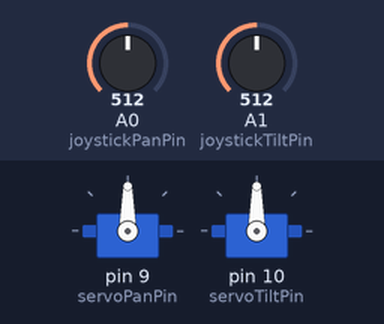
Recording of a sketch running on a simulated Arduino Uno, built with avr-gcc and run on an emulated ATmega328P. Parts: 2 × servo. Inputs (shaded band) come from the test bench; at power-on: A0 (joystickPanPin) = 512, A1 (joystickTiltPin) = 512.

Above: at 1.2 s.
1.3 s: A0 (joystickPanPin) set to 559
2.8 s: A0 (joystickPanPin) set to 580
At 3.38 s:
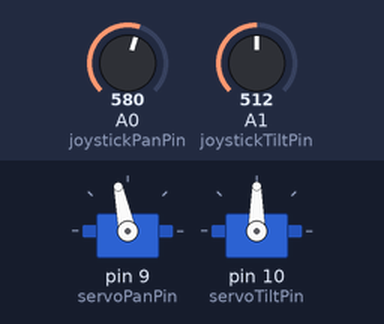
At 4.29 s:
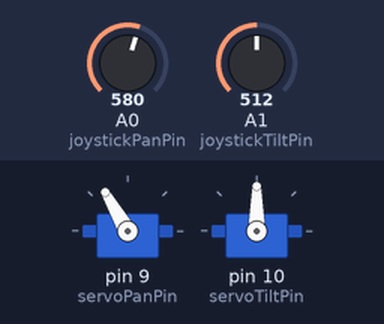
5.8 s: A1 (joystickTiltPin) set to 551
8.8 s: A1 (joystickTiltPin) set to 572
At 8.98 s:
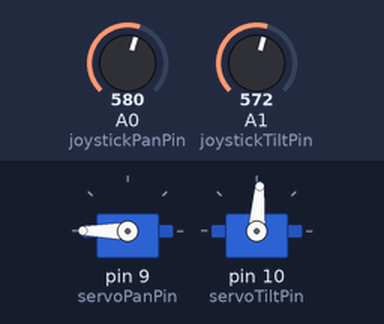
11.8 s: A1 (joystickTiltPin) set to 0
14.8 s: A0 (joystickPanPin) set to 484
16.3 s: A0 (joystickPanPin) set to 462
At 16.48 s:
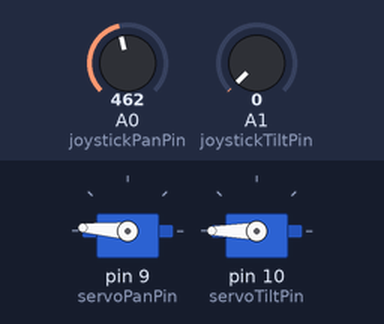
Timing chart, 0 to 21.9 s (numbered marks = the images above; inputs shaded):
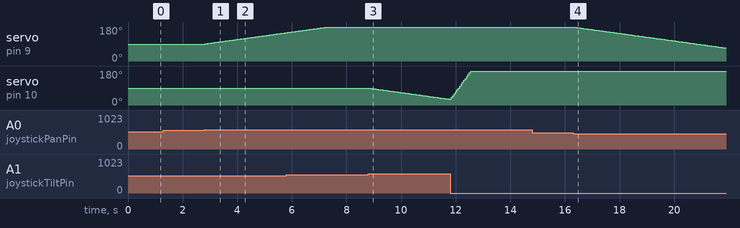

Measured:
- the behaviour switches between 567 and 568 on A0 (joystickPanPin) (found by bisection; images 0 and 1)
- the behaviour switches between 560 and 561 on A1 (joystickTiltPin) (found by bisection; images 2 and 3)
- the behaviour switches between 469 and 468 on A0 (joystickPanPin) (found by bisection; images 3 and 4)
- after the input at 1.3 s, every drawn part: stays the same
- after the input at 2.8 s, servo on pin 9 (servoPanPin): moves from 90° to 150° over 3.0 s, starting at once
- after the input at 8.8 s, servo on pin 10 (servoTiltPin): moves from 90° to 30° over 3.0 s, starting at once
- after the input at 14.8 s, every drawn part: stays the same
- after the input at 16.3 s, servo on pin 9 (servoPanPin): moves from 180° to 69° over 5.5 s, starting at once

The sketch:

joystickServo.ino
```cpp
#include <Servo.h>

#define joystickPanPin            A0
#define joystickTiltPin           A1
#define servoPanPin               9
#define servoTiltPin              10

Servo panServo;
Servo tiltServo;


int servoPanPosition = 90;
int servoTiltPosition = 90;
int joystickPanSpeed = 0;
int joystickTiltSpeed = 0;


void setup()
{
  pinMode(servoPanPin, OUTPUT);
  pinMode(servoTiltPin, OUTPUT);
  panServo.attach(servoPanPin);
  tiltServo.attach(servoTiltPin);
}


void loop()
{
  joystickPanSpeed = (analogRead(joystickPanPin) - 518) / 50;
    // -512 to provide equal +/- numbers
  joystickTiltSpeed = (analogRead(joystickTiltPin) - 511) / -50;
    // negative 50 to reverse direction

  servoPanPosition = constrain((servoPanPosition + joystickPanSpeed), 1, 180);
  servoTiltPosition = constrain((servoTiltPosition + joystickTiltSpeed), 1, 180);
    // constarin function to not exceed servo limits

  panServo.write(servoPanPosition);
  tiltServo.write(servoTiltPosition);

  delay(50);
    // adjustable for overall speed
}
```
